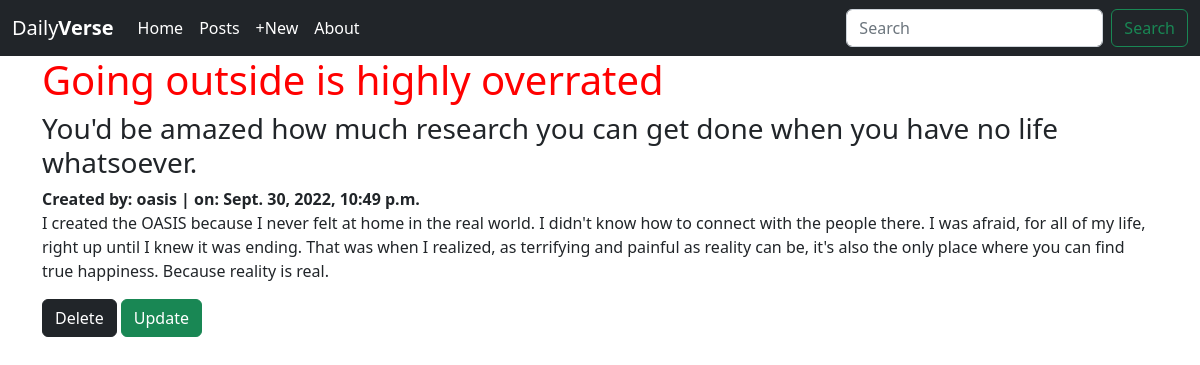
The app's page /posts/5 with its own data.
### posts/models.py (models this page shows, shortened)
class Post(models.Model):
    title = models.CharField(max_length=256)
    subtitle = models.CharField(max_length=256)
    author = models.ForeignKey(
        get_user_model(),
        on_delete=models.CASCADE
    )
    body = models.TextField()
    created_on = models.DateTimeField(auto_now_add=True)

### posts/views.py (the view)
# urls.py: path('<int:pk>', PostDetailView.as_view(), name='detail'),
class PostDetailView(DetailView):
    template_name = "posts/detail.html"
    model = Post

### templates/posts/detail.html (shortened to what this page needs)
{% extends 'base.html' %}
{% block content %}
    <h1 id="title">{{ post.title }}</h1>
    <h3 id="subtitle">{{ post.subtitle }}</h3>
    <strong id="author">Created by: {{ post.author }} | on: {{ post.created_on }}</strong>
    <p id="body">{{ post.body }}</p>
    <a href="{% url 'confirm_delete' post.id %}" class="card-link btn btn-dark btn-md">Delete</a>
    <a href="{% url 'update' post.id %}" class="card-link btn btn-success btn-md">Update</a>
{% endblock content %}

### static/css/base.css (style rules this page uses)
h1 { color: red; }

### records on screen
Post: title "Going outside is highly overrated", subtitle "You'd be amazed how much research you can get done when you have no life whatsoever.", author "oasis", created_on "Sept. 30, 2022, 10:49 p.m.", body "I created the OASIS because I never felt at home in the real world. I didn't know how to connect with the people there. I was afraid, for all of my life, right up until I knew it was ending. That was when I realized, as terrifying and painful as reality can be, it's also the only place where you can find true happiness. Because reality is real."
